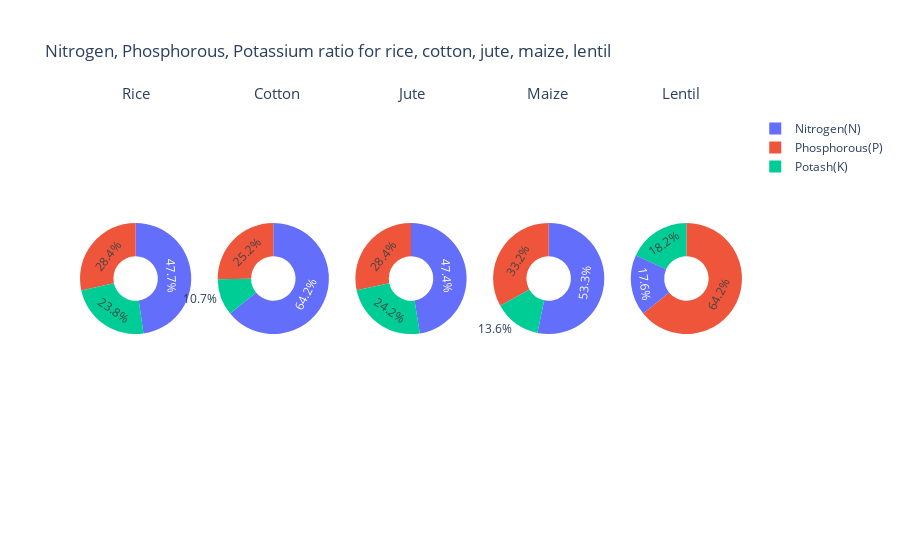

Write notebook code for a chart like this one.
### Markdown cell above
#### Nitrogen, Phosphorous, Potassium ratio for rice, cotton, jute, maize, lentil

### Code cell
labels = ['Nitrogen(N)','Phosphorous(P)','Potash(K)']
fig = make_subplots(rows=1, cols=5, specs=[[{'type':'domain'}, {'type':'domain'},
                                            {'type':'domain'}, {'type':'domain'}, 
                                            {'type':'domain'}]])
rice_npk = crop_summary[crop_summary.index=='rice']
values = [rice_npk['N'][0], rice_npk['P'][0], rice_npk['K'][0]]
fig.add_trace(go.Pie(labels=labels, values=values,name="Rice"),1, 1)

cotton_npk = crop_summary[crop_summary.index=='cotton']
values = [cotton_npk['N'][0], cotton_npk['P'][0], cotton_npk['K'][0]]
fig.add_trace(go.Pie(labels=labels, values=values,name="Cotton"),1, 2)

jute_npk = crop_summary[crop_summary.index=='jute']
values = [jute_npk['N'][0], jute_npk['P'][0], jute_npk['K'][0]]
fig.add_trace(go.Pie(labels=labels, values=values,name="Jute"),1, 3)

maize_npk = crop_summary[crop_summary.index=='maize']
values = [maize_npk['N'][0], maize_npk['P'][0], maize_npk['K'][0]]
fig.add_trace(go.Pie(labels=labels, values=values,name="Maize"),1, 4)

lentil_npk = crop_summary[crop_summary.index=='lentil']
values = [lentil_npk['N'][0], lentil_npk['P'][0], lentil_npk['K'][0]]
fig.add_trace(go.Pie(labels=labels, values=values,name="Lentil"),1, 5)

fig.update_traces(hole=.4, hoverinfo="label+percent+name")
fig.update_layout(
    title_text="Nitrogen, Phosphorous, Potassium ratio for rice, cotton, jute, maize, lentil",
    annotations=[dict(text='Rice',x=0.06,y=1.1, font_size=15, showarrow=False),
                 dict(text='Cotton',x=0.26,y=1.1, font_size=15, showarrow=False),
                 dict(text='Jute',x=0.50,y=1.1, font_size=15, showarrow=False),
                 dict(text='Maize',x=0.74,y=1.1, font_size=15, showarrow=False),
                dict(text='Lentil',x=0.94,y=1.1, font_size=15, showarrow=False)])
fig.show()

### Figure 1 — Plotly figure (JSON) as saved in the notebook; plotly's stock layout.template omitted (floating-point values rounded to 4 significant figures)
{"data": [{"domain": {"x": [0, 0.168], "y": [0, 1]}, "hole": 0.4, "hoverinfo": "label+percent+name", "labels": ["Nitrogen(N)", "Phosphorous(P)", "Potash(K)"], "name": "Rice", "type": "pie", "values": [79.89, 47.58, 39.87]}, {"domain": {"x": [0.208, 0.376], "y": [0, 1]}, "hole": 0.4, "hoverinfo": "label+percent+name", "labels": ["Nitrogen(N)", "Phosphorous(P)", "Potash(K)"], "name": "Cotton", "type": "pie", "values": [117.8, 46.24, 19.56]}, {"domain": {"x": [0.416, 0.584], "y": [0, 1]}, "hole": 0.4, "hoverinfo": "label+percent+name", "labels": ["Nitrogen(N)", "Phosphorous(P)", "Potash(K)"], "name": "Jute", "type": "pie", "values": [78.4, 46.86, 39.99]}, {"domain": {"x": [0.624, 0.792], "y": [0, 1]}, "hole": 0.4, "hoverinfo": "label+percent+name", "labels": ["Nitrogen(N)", "Phosphorous(P)", "Potash(K)"], "name": "Maize", "type": "pie", "values": [77.76, 48.44, 19.79]}, {"domain": {"x": [0.832, 1], "y": [0, 1]}, "hole": 0.4, "hoverinfo": "label+percent+name", "labels": ["Nitrogen(N)", "Phosphorous(P)", "Potash(K)"], "name": "Lentil", "type": "pie", "values": [18.77, 68.36, 19.41]}], "layout": {"annotations": [{"font": {"size": 15}, "showarrow": false, "text": "Rice", "x": 0.06, "y": 1.1}, {"font": {"size": 15}, "showarrow": false, "text": "Cotton", "x": 0.26, "y": 1.1}, {"font": {"size": 15}, "showarrow": false, "text": "Jute", "x": 0.5, "y": 1.1}, {"font": {"size": 15}, "showarrow": false, "text": "Maize", "x": 0.74, "y": 1.1}, {"font": {"size": 15}, "showarrow": false, "text": "Lentil", "x": 0.94, "y": 1.1}], "autosize": true, "title": {"text": "Nitrogen, Phosphorous, Potassium ratio for rice, cotton, jute, maize, lentil"}}}
